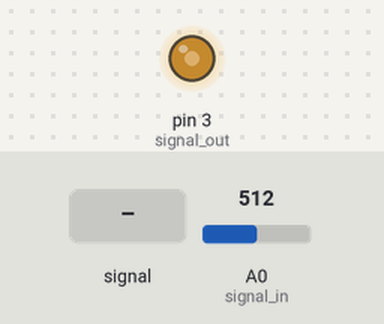
Recording of a sketch running on a simulated Arduino Uno, built with avr-gcc and run on an emulated ATmega328P. On the bench: output pins drawn as LEDs (lit = HIGH). Dashed ring = blinking. The test bench sets the inputs (shaded band); at power-on: A0 (signal_in) = 512. What the sketch prints to the serial monitor is not drawn.

Above: at 1.2 s.
1.3 s: A0 (signal_in) fed a 200 Hz sine of ±81 counts around its level
At 1.45 s:
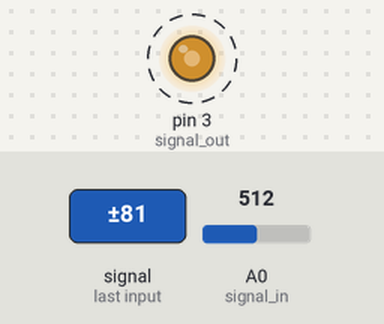
4.3 s: A0 (signal_in) set to 900
5.8 s: A0 (signal_in) set to 122
At 6.2 s:
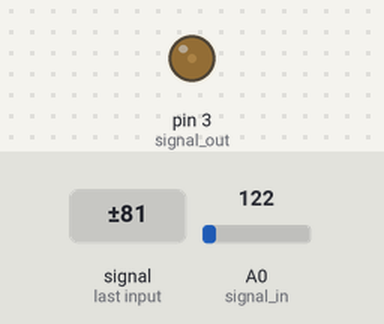
7.3 s: A0 (signal_in) set to 0
At 8.4 s:
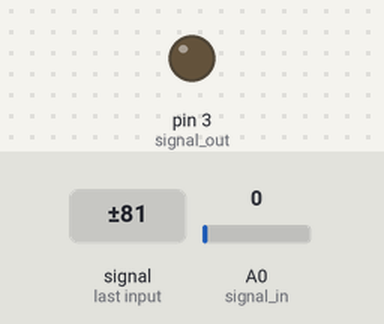
8.8 s: A0 (signal_in) set to 511
At 9.6 s:
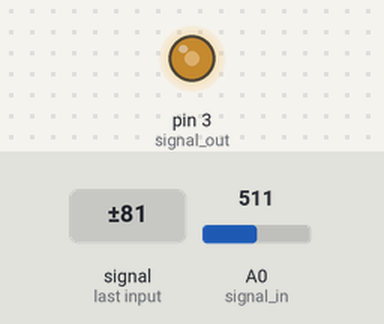
10.3 s: A0 (signal_in) fed a 1000 Hz sine of ±255 counts around its level
At 10.46 s:
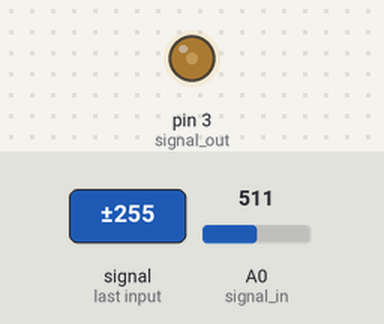
Timing chart, 0 to 14.3 s (numbered marks = the images above; inputs shaded):
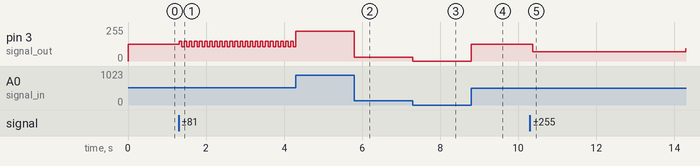

The sketch:

test.ino
```cpp
#define signal_in A0
#define signal_out 3


void setup()
{
    pinMode(signal_in, INPUT);
    pinMode(signal_out, OUTPUT);
    Serial.begin(9600);
}

void loop()
{
    int ar = map(analogRead(signal_in), 0, 1024, 0, 255);
    analogWrite(signal_out, ar);
    Serial.println(ar);
}
```

Measured:
- after the input at 1.3 s, pin 3 (signal_out): alternates 147/255 for 0.07 s and 107/255 for 0.06 s, starting at once
- after the input at 5.8 s, pin 3 (signal_out): 224/255 → 30/255 at once
- after the input at 7.3 s, pin 3 (signal_out): 30/255 → 0/255 at once
- after the input at 8.8 s, pin 3 (signal_out): 0/255 → 127/255 at once
- after the input at 10.3 s, pin 3 (signal_out): 127/255 → 71/255 after 0.07 s, → 92/255 3.9 s later
